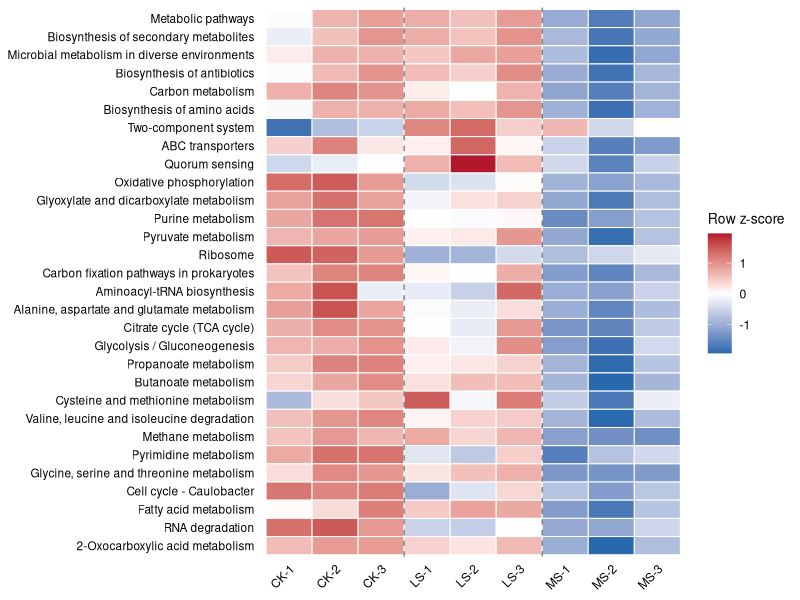

Here is the R script that generated this plot: (Note: this script raises an error after producing the figure.)
library(tidyverse)
library(here)
library(vegan)

# ------------------------------------------------------------
# 1. Import validated pathway abundance matrix
# ------------------------------------------------------------

pathways <- read_tsv(
  here(
    "data",
    "processed",
    "pathway_abundance.tsv"
  ),
  show_col_types = FALSE
)

dim(pathways)
names(pathways)
pathways


# ------------------------------------------------------------
# 2. Basic inspection
# ------------------------------------------------------------

sample_cols <- names(pathways)[-1]

pathway_matrix <- as.matrix(
  pathways[sample_cols]
)

rownames(pathway_matrix) <- pathways$pathway

range(pathway_matrix)

sum(is.na(pathway_matrix))
sum(pathway_matrix < 0)
sum(pathway_matrix == 0)

sample_pathway_totals <- tibble(
  sample = sample_cols,
  total_reported_pathway_abundance = colSums(pathway_matrix)
)

sample_pathway_totals

# ------------------------------------------------------------
# 3. Pathway-level variability
# ------------------------------------------------------------

pathway_variability <- pathways |>
  rowwise() |>
  mutate(
    mean_abundance = mean(
      c_across(all_of(sample_cols))
    ),

    sd_abundance = sd(
      c_across(all_of(sample_cols))
    ),

    min_abundance = min(
      c_across(all_of(sample_cols))
    ),

    max_abundance = max(
      c_across(all_of(sample_cols))
    ),

    range_abundance = max_abundance - min_abundance,

    cv_percent = 100 * sd_abundance / mean_abundance
  ) |>
  ungroup() |>
  select(
    pathway,
    mean_abundance,
    sd_abundance,
    range_abundance,
    cv_percent
  ) |>
  arrange(desc(cv_percent))

pathway_variability

# ------------------------------------------------------------
# 4. Long-format pathway table
# ------------------------------------------------------------

pathway_long <- pathways |>
  pivot_longer(
    cols = all_of(sample_cols),
    names_to = "sample",
    values_to = "abundance"
  ) |>
  mutate(
    treatment = str_extract(
      sample,
      "^[A-Z]+"
    ),

    treatment = factor(
      treatment,
      levels = c(
        "CK",
        "LS",
        "MS"
      )
    )
  )

pathway_long

# ------------------------------------------------------------
# 5. Treatment-level pathway summaries
# ------------------------------------------------------------

pathway_summary <- pathway_long |>
  group_by(
    pathway,
    treatment
  ) |>
  summarise(
    mean_abundance = mean(abundance),
    sd_abundance = sd(abundance),
    .groups = "drop"
  )

pathway_summary


# ------------------------------------------------------------
# 6. Row-wise z-score for visualization only
# ------------------------------------------------------------

pathway_z <- pathway_long |>
  group_by(pathway) |>
  mutate(
    z_score = as.numeric(
      scale(abundance)
    )
  ) |>
  ungroup()

pathway_z

pathway_z |>
  group_by(pathway) |>
  summarise(
    mean_z = mean(z_score),
    sd_z = sd(z_score),
    .groups = "drop"
  )


pathway_order <- pathways$pathway

pathway_z <- pathway_z |>
  mutate(
    sample = factor(
      sample,
      levels = c(
        "CK-1",
        "CK-2",
        "CK-3",
        "LS-1",
        "LS-2",
        "LS-3",
        "MS-1",
        "MS-2",
        "MS-3"
      )
    ),

    pathway = factor(
      pathway,
      levels = rev(pathway_order)
    )
  )

p_pathway_heatmap <- ggplot(
  pathway_z,
  aes(
    x = sample,
    y = pathway,
    fill = z_score
  )
) +

  geom_tile(
    colour = "white",
    linewidth = 0.35
  ) +

  geom_vline(
    xintercept = c(3.5, 6.5),
    linetype = "dashed",
    colour = "grey45",
    linewidth = 0.45
  ) +

  scale_fill_gradient2(
    low = "#2166AC",
    mid = "white",
    high = "#B2182B",
    midpoint = 0,
    name = "Row z-score"
  ) +

  labs(
    x = NULL,
    y = NULL
  ) +

  theme_minimal(base_size = 11) +

  theme(
    panel.grid = element_blank(),

    axis.text.x = element_text(
      angle = 45,
      hjust = 1,
      colour = "black"
    ),

    axis.text.y = element_text(
      colour = "black",
      size = 8.5
    ),

    axis.ticks = element_blank(),

    legend.title = element_text(
      size = 10
    )
  )

p_pathway_heatmap

# ------------------------------------------------------------
# 7. Kruskal-Wallis tests for each pathway
# ------------------------------------------------------------

kw_results <- pathway_long |>
  group_by(pathway) |>
  group_modify(\(.x, .y) {
    test <- kruskal.test(
      abundance ~ treatment,
      data = .x
    )

    tibble(
      H = unname(test$statistic),
      df = unname(test$parameter),
      p_value = test$p.value
    )
  }) |>
  ungroup() |>
  mutate(
    p_BH = p.adjust(
      p_value,
      method = "BH"
    )
  ) |>
  arrange(p_value)

kw_results

pathway_treatment_means <- pathway_long |>
  group_by(pathway, treatment) |>
  summarise(
    mean_abundance = mean(abundance),
    median_abundance = median(abundance),
    .groups = "drop"
  ) |>
  pivot_wider(
    names_from = treatment,
    values_from = c(
      mean_abundance,
      median_abundance
    )
  )

kw_results_full <- kw_results |>
  left_join(
    pathway_treatment_means,
    by = "pathway"
  )

kw_results_full


write_tsv(
  kw_results_full,
  here(
    "results",
    "tables",
    "pathway_kruskal_wallis_results.tsv"
  )
)

kw_results_full <- kw_results_full |>
  mutate(
    epsilon_squared = pmax(
      0,
      (H - 3 + 1) / (9 - 3)
    )
  )

kw_results_full |>
  select(
    pathway,
    H,
    epsilon_squared,
    p_value,
    p_BH,
    mean_abundance_CK,
    mean_abundance_LS,
    mean_abundance_MS
  ) |>
  print(n = 30)


# ------------------------------------------------------------
# 8. Functional-profile community matrix
# ------------------------------------------------------------

functional_matrix <- pathways |>
  column_to_rownames("pathway") |>
  as.matrix() |>
  t()

dim(functional_matrix)
rownames(functional_matrix)
rowSums(functional_matrix)
functional_matrix[, 1:5]

# ------------------------------------------------------------
# 9. Bray-Curtis dissimilarity of functional profiles
# ------------------------------------------------------------

functional_bray <- vegdist(
  functional_matrix,
  method = "bray"
)

functional_bray_matrix <- as.matrix(functional_bray)

round(
  functional_bray_matrix,
  4
)

# ------------------------------------------------------------
# 10. PCoA of functional Bray-Curtis distances
# ------------------------------------------------------------

functional_pcoa <- wcmdscale(
  functional_bray,
  k = 2,
  eig = TRUE,
  add = FALSE
)

functional_eigenvalues <- functional_pcoa$eig

functional_eigenvalues

sum(functional_eigenvalues < 0)

functional_eigenvalues[
  functional_eigenvalues < 0
]

functional_positive_eig <-
  functional_eigenvalues[
    functional_eigenvalues > 0
  ]

functional_variance <- (functional_positive_eig /
  sum(functional_positive_eig)) *
  100

functional_variance[1:2]

functional_pcoa_scores <-
  as.data.frame(
    functional_pcoa$points
  )

colnames(
  functional_pcoa_scores
)[1:2] <- c(
  "PCoA1",
  "PCoA2"
)

functional_pcoa_scores <-
  functional_pcoa_scores |>
  rownames_to_column("sample") |>
  mutate(
    treatment = str_extract(
      sample,
      "^[A-Z]+"
    ),
    treatment = factor(
      treatment,
      levels = c(
        "CK",
        "LS",
        "MS"
      )
    )
  )

functional_pcoa_scores


# ------------------------------------------------------------
# 11. Diagnostic functional PCoA
# ------------------------------------------------------------

treatment_cols <- c(
  "CK" = "#0072B2",
  "LS" = "#E69F00",
  "MS" = "#009E73"
)

p_functional_pcoa <- ggplot(
  functional_pcoa_scores,
  aes(
    x = PCoA1,
    y = PCoA2,
    colour = treatment
  )
) +

  geom_hline(
    yintercept = 0,
    linetype = "dashed",
    colour = "grey70"
  ) +

  geom_vline(
    xintercept = 0,
    linetype = "dashed",
    colour = "grey70"
  ) +

  geom_point(
    size = 4
  ) +

  geom_text(
    aes(label = sample),
    nudge_y = 0.0005,
    size = 3.5,
    show.legend = FALSE
  ) +

  scale_colour_manual(
    values = treatment_cols
  ) +

  labs(
    x = paste0(
      "PCoA1 (",
      round(functional_variance[1], 1),
      "%)"
    ),
    y = paste0(
      "PCoA2 (",
      round(functional_variance[2], 1),
      "%)"
    ),
    colour = "Treatment"
  ) +

  coord_equal() +

  theme_classic(
    base_size = 12
  )

p_functional_pcoa

# ------------------------------------------------------------
# 12. Metadata
# ------------------------------------------------------------

functional_metadata <- tibble(
  sample = rownames(
    functional_matrix
  ),
  treatment = str_extract(
    sample,
    "^[A-Z]+"
  )
) |>
  mutate(
    treatment = factor(
      treatment,
      levels = c(
        "CK",
        "LS",
        "MS"
      )
    )
  )

functional_metadata

identical(
  attr(
    functional_bray,
    "Labels"
  ),
  functional_metadata$sample
)


# ------------------------------------------------------------
# 13. PERMANOVA
# ------------------------------------------------------------

set.seed(1998)

functional_permanova <- adonis2(
  functional_bray ~ treatment,
  data = functional_metadata,
  permutations = 9999
)

functional_permanova

# ------------------------------------------------------------
# 14. PERMDISP
# ------------------------------------------------------------

functional_dispersion <- betadisper(
  functional_bray,
  group = functional_metadata$treatment,
  type = "median"
)

set.seed(1998)

functional_dispersion_test <- permutest(
  functional_dispersion,
  permutations = 9999
)

functional_dispersion_test

functional_dispersion_values <- tibble(
  sample = names(
    functional_dispersion$distances
  ),
  distance_to_median = functional_dispersion$distances
) |>
  mutate(
    treatment = str_extract(
      sample,
      "^[A-Z]+"
    )
  )

functional_dispersion_values

functional_dispersion_summary <-
  functional_dispersion_values |>
  group_by(treatment) |>
  summarise(
    mean_distance = mean(distance_to_median),

    sd_distance = sd(distance_to_median),

    .groups = "drop"
  )

functional_dispersion_summary

write_tsv(
  functional_pcoa_scores,
  here(
    "results",
    "tables",
    "functional_pcoa_scores.tsv"
  )
)

write_tsv(
  tibble(
    axis = c(
      "PCoA1",
      "PCoA2"
    ),
    variance_explained = functional_variance[1:2]
  ),
  here(
    "results",
    "tables",
    "functional_pcoa_variance.tsv"
  )
)

# ------------------------------------------------------------
# 15. Is PCoA1 associated with total selected-pathway abundance?
# ------------------------------------------------------------

functional_pcoa_check <- functional_pcoa_scores |>
  left_join(
    sample_pathway_totals,
    by = "sample"
  )

functional_pcoa_check |>
  select(
    sample,
    treatment,
    PCoA1,
    total_reported_pathway_abundance
  )

cor.test(
  functional_pcoa_check$PCoA1,
  functional_pcoa_check$total_reported_pathway_abundance,
  method = "pearson"
)


cor(
  functional_pcoa_check$PCoA1,
  functional_pcoa_check$total_reported_pathway_abundance
)

# ------------------------------------------------------------
# 16. Composition-only sensitivity analysis
# ------------------------------------------------------------

functional_composition <- sweep(
  functional_matrix,
  MARGIN = 1,
  STATS = rowSums(functional_matrix),
  FUN = "/"
)

rowSums(functional_composition)

functional_bray_composition <- vegdist(
  functional_composition,
  method = "bray"
)

functional_bray_composition_matrix <-
  as.matrix(functional_bray_composition)

round(
  functional_bray_composition_matrix,
  5
)

functional_pcoa_composition <- wcmdscale(
  functional_bray_composition,
  k = 2,
  eig = TRUE
)

eig_comp <- functional_pcoa_composition$eig

positive_eig_comp <- eig_comp[
  eig_comp > 0
]

variance_comp <- (positive_eig_comp /
  sum(positive_eig_comp)) *
  100

variance_comp[1:2]

set.seed(1998)

functional_permanova_composition <- adonis2(
  functional_bray_composition ~ treatment,
  data = functional_metadata,
  permutations = 9999
)

functional_permanova_composition

functional_dispersion_composition <- betadisper(
  functional_bray_composition,
  functional_metadata$treatment,
  type = "median"
)

set.seed(1998)

permutest(
  functional_dispersion_composition,
  permutations = 9999
)

# ------------------------------------------------------------
# 17. Publication-ready PCoA of normalized functional profiles
# ------------------------------------------------------------

# Extract sample coordinates
functional_comp_scores <- as.data.frame(
  functional_pcoa_composition$points
)

colnames(functional_comp_scores)[1:2] <- c(
  "PCoA1",
  "PCoA2"
)

functional_comp_scores <- functional_comp_scores |>
  rownames_to_column("sample") |>
  mutate(
    treatment = str_extract(
      sample,
      "^[A-Z]+"
    ),
    treatment = factor(
      treatment,
      levels = c("CK", "LS", "MS")
    )
  )

functional_comp_scores

# Treatment centroids
functional_comp_centroids <- functional_comp_scores |>
  group_by(treatment) |>
  summarise(
    PCoA1 = mean(PCoA1),
    PCoA2 = mean(PCoA2),
    .groups = "drop"
  )

functional_comp_centroids

treatment_cols <- c(
  "CK" = "#0072B2",
  "LS" = "#E69F00",
  "MS" = "#009E73"
)

p_functional_comp_pub <- ggplot(
  functional_comp_scores,
  aes(
    x = PCoA1,
    y = PCoA2,
    colour = treatment
  )
) +

  # Reference axes
  geom_hline(
    yintercept = 0,
    linetype = "dashed",
    linewidth = 0.4,
    colour = "grey72"
  ) +

  geom_vline(
    xintercept = 0,
    linetype = "dashed",
    linewidth = 0.4,
    colour = "grey72"
  ) +

  # Individual biological replicates
  geom_point(
    size = 4,
    alpha = 0.85
  ) +

  # Sample labels
  geom_text(
    aes(label = sample),
    nudge_y = 0.00035,
    size = 3.4,
    colour = "black",
    show.legend = FALSE
  ) +

  # Treatment centroids
  geom_point(
    data = functional_comp_centroids,
    aes(
      x = PCoA1,
      y = PCoA2,
      colour = treatment
    ),
    shape = 18,
    size = 5.2,
    show.legend = FALSE
  ) +

  scale_colour_manual(
    values = treatment_cols
  ) +

  labs(
    x = paste0(
      "PCoA1 (",
      round(variance_comp[1], 1),
      "%)"
    ),
    y = paste0(
      "PCoA2 (",
      round(variance_comp[2], 1),
      "%)"
    ),
    colour = "Treatment"
  ) +

  # Preserve ordination geometry
  coord_equal() +

  theme_classic(base_size = 12) +

  theme(
    axis.text = element_text(
      colour = "black",
      size = 10
    ),

    axis.title = element_text(
      size = 12
    ),

    axis.title.x = element_text(
      margin = margin(t = 8)
    ),

    axis.title.y = element_text(
      margin = margin(r = 8)
    ),

    axis.line = element_line(
      linewidth = 0.5
    ),

    axis.ticks = element_line(
      linewidth = 0.4
    ),

    legend.position = "right",

    legend.title = element_text(
      size = 10
    ),

    legend.text = element_text(
      size = 10
    ),

    plot.margin = margin(
      10,
      15,
      10,
      10
    )
  )

p_functional_comp_pub


ggsave(
  here(
    "results",
    "figures",
    "normalized_functional_pathway_pcoa.pdf"
  ),
  p_functional_comp_pub,
  width = 7.5,
  height = 6,
  units = "in"
)

ggsave(
  here(
    "results",
    "figures",
    "normalized_functional_pathway_pcoa.png"
  ),
  p_functional_comp_pub,
  width = 7.5,
  height = 6,
  units = "in",
  dpi = 600
)
